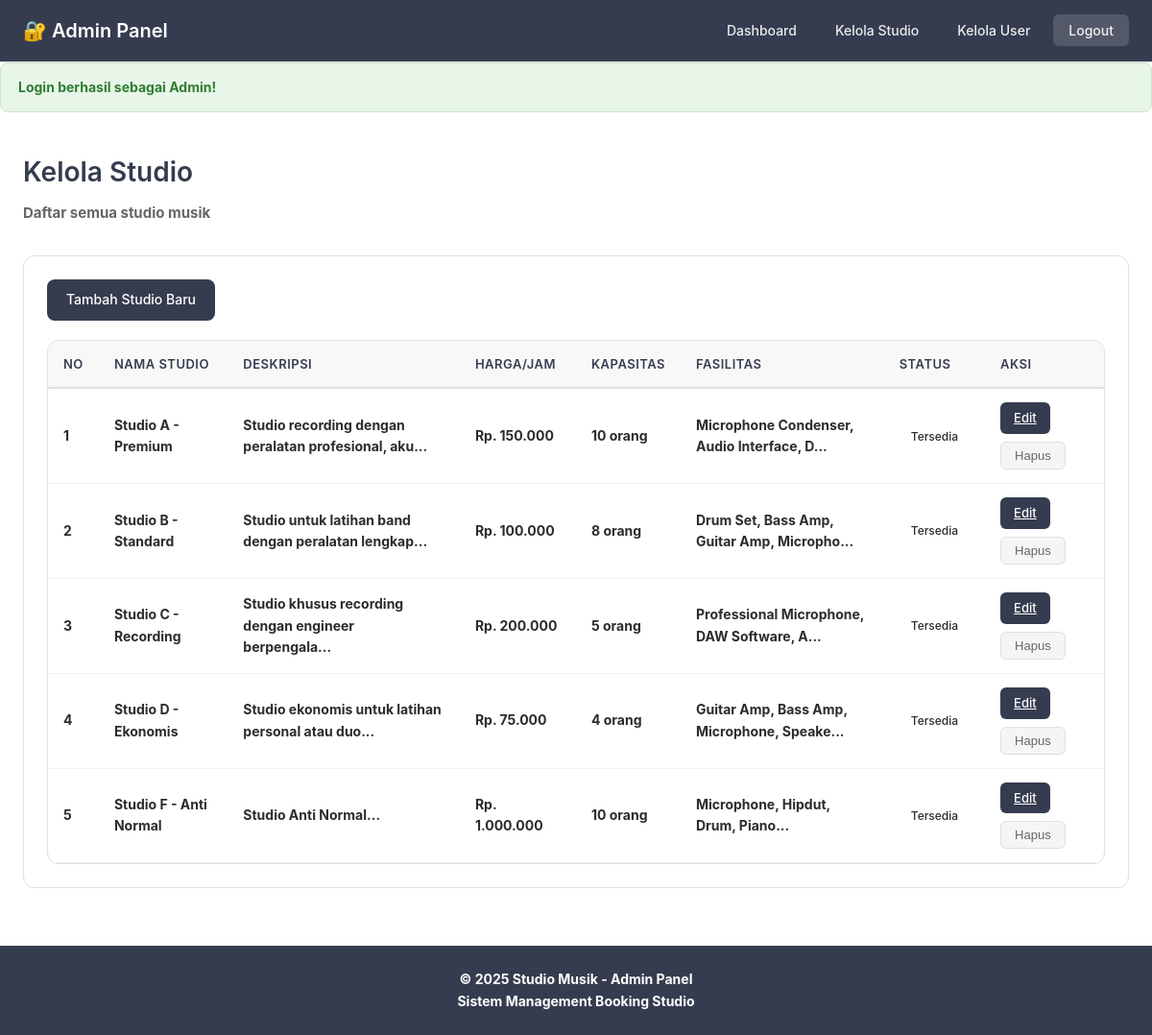
Page /public/index.php?url=admin/studios (signed in) on the earlier database version.
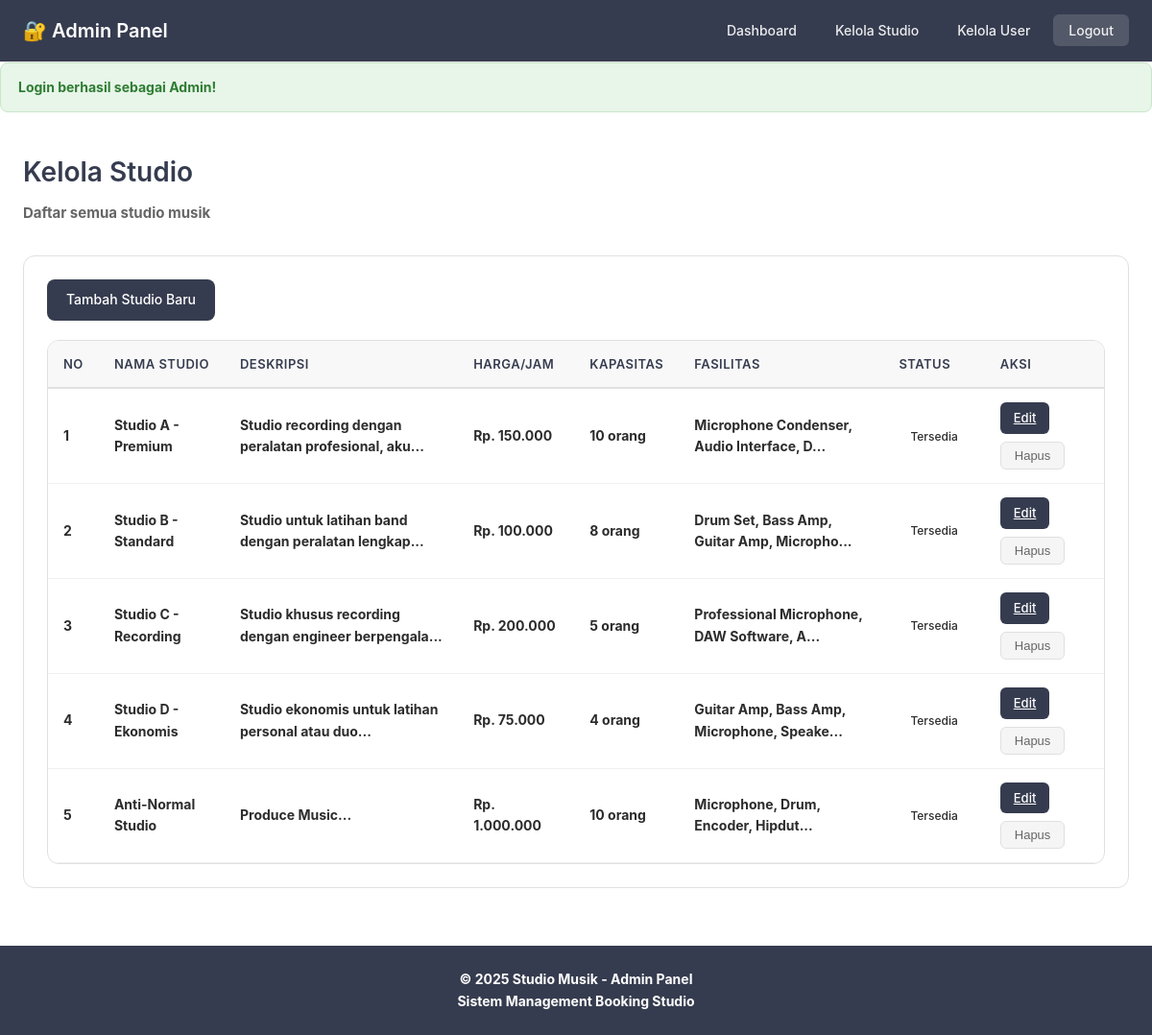
Same page on the later database version.
### tables this page shows
CREATE TABLE `studios` (
  `id_studio` int(11) NOT NULL,
  `nama_studio` varchar(100) NOT NULL,
  `deskripsi` text DEFAULT NULL,
  `harga_per_jam` decimal(10,2) NOT NULL,
  `fasilitas` text DEFAULT NULL,
  `kapasitas` int(11) NOT NULL,
  `gambar` varchar(255) DEFAULT NULL,
  `status_ketersediaan` enum('Tersedia','Tidak Tersedia') DEFAULT 'Tersedia',
  `created_at` timestamp NULL DEFAULT current_timestamp()
);

### app/controllers/AdminController.php (called while the page is built, shortened)
<?php
require_once __DIR__ . '/../../core/Controller.php';
class AdminController extends Controller {
    public function studios() {
        $studioModel = $this->model('Studio');
        $allStudios = $studioModel->all();
        $data = [
            'admin' => $_SESSION['admin'],
            'studios' => $allStudios,
            'title' => 'Kelola Studio'
        ];
        $this->view('admin/studios', $data);
    }
}
?>

### core/Model.php (called while the page is built, shortened)
<?php
class Model {
    protected $db;
    protected $table;
    public function __construct() {
        require_once __DIR__ . '/../config/Database.php';
        $database = new Database();
        $this->db = $database->getConnection();
    }
    public function all() {
        $query = "SELECT * FROM " . $this->table;
        $stmt = $this->db->prepare($query);
        $stmt->execute();
        return $stmt->fetchAll(PDO::FETCH_ASSOC);
    }
}
?>

### config/Database.php (called while the page is built, shortened)
<?php
class Database {
    private $host = "localhost";
    private $db_name = "studio_music";
    private $username = "root";
    private $password = "";
    public function getConnection() {
        $this->conn = null;
        try {
            $this->conn = new PDO(
                "mysql:host=" . $this->host . ";dbname=" . $this->db_name,
                $this->username,
                $this->password
            );
            $this->conn->setAttribute(PDO::ATTR_ERRMODE, PDO::ERRMODE_EXCEPTION);
            $this->conn->exec("set names utf8");
        } catch(PDOException $e) {
            echo "Connection Error: " . $e->getMessage();
        }
        return $this->conn;
    }
}
?>

### app/views/admin/studios.php (the view, shortened to what this page needs)
<?php include __DIR__ . '/header.php'; ?>
<div class="admin-dashboard-container">
    <div class="page-header">
        <h1>Kelola Studio</h1>
        <p>Daftar semua studio musik</p>
    </div>
    <div class="admin-section">
        <div style="margin-bottom: 20px;">
            <a href="/Studio-Music/public/index.php?url=admin/addStudio" class="btn btn-primary">
                Tambah Studio Baru
            </a>
        </div>
        <?php if (!empty($studios)): ?>
            <div class="table-responsive">
                <table class="booking-table">
                    <thead>
                        <tr>
                            <th>No</th>
                            <th>Nama Studio</th>
                            <th>Deskripsi</th>
                            <th>Harga/Jam</th>
                            <th>Kapasitas</th>
                            <th>Fasilitas</th>
                            <th>Status</th>
                            <th>Aksi</th>
                        </tr>
                    </thead>
                    <tbody>
                        <?php $no = 1; ?>
                        <?php foreach ($studios as $studio): ?>
                            <tr>
                                <td><?= $no++ ?></td>
                                <td><strong><?= htmlspecialchars($studio['nama_studio']) ?></strong></td>
                                <td><?= htmlspecialchars(substr($studio['deskripsi'], 0, 50)) ?>...</td>
                                <td>Rp. <?= number_format($studio['harga_per_jam'], 0, ',', '.') ?></td>
                                <td><?= $studio['kapasitas'] ?> orang</td>
                                <td><?= htmlspecialchars(substr($studio['fasilitas'], 0, 40)) ?>...</td>
                                <td>
                                    <span class="status-badge status-<?= strtolower($studio['status_ketersediaan']) ?>">
                                        <?= htmlspecialchars($studio['status_ketersediaan']) ?>
                                    </span>
                                </td>
                                <td>
                                    <div class="action-buttons">
                                        <a href="/Studio-Music/public/index.php?url=admin/editStudio/<?= $studio['id_studio'] ?>"
                                           class="btn-approve">
                                            Edit
                                        </a>
                                        <form method="POST" action="/Studio-Music/public/index.php?url=admin/deleteStudio" style="display: inline;">
                                            <button type="submit" class="btn-reject" onclick="return confirm('Yakin hapus studio ini?')">
                                                Hapus
                                            </button>
                                        </form>
                                    </div>
                                </td>
                            </tr>
                        <?php endforeach; ?>
                    </tbody>
                </table>
            </div>
        <?php else: ?>
            <div class="no-data">
                <p>Belum ada studio di sistem.</p>
            </div>
        <?php endif; ?>
    </div>
</div>
<?php include __DIR__ . '/footer.php'; ?>

### public/index.php (shortened to what this page needs)
<?php
require_once '../core/Controller.php';
require_once '../core/Model.php';
$url = isset($_GET['url']) ? $_GET['url'] : 'auth/login';
$url = rtrim($url, '/');
$url = filter_var($url, FILTER_SANITIZE_URL);
$url = explode('/', $url);
$controllerName = isset($url[0]) && !empty($url[0]) ? ucfirst($url[0]) . 'Controller' : 'AuthController';
$controllerFile = '../app/controllers/' . $controllerName . '.php';
if (file_exists($controllerFile)) {
    $controller = new $controllerName();
    $method = isset($url[1]) && !empty($url[1]) ? $url[1] : 'login';
    $params = isset($url[2]) ? array_slice($url, 2) : [];
    if (method_exists($controller, $method)) {
        call_user_func_array([$controller, $method], $params);
    } else {
        http_response_code(404);
        echo "404 - Method not found: " . $method;
    }
} else {
    http_response_code(404);
    echo "404 - Controller not found: " . $controllerName;
}
?>

### core/Controller.php (shortened to what this page needs)
<?php
class Controller {
    public function view($view, $data = []) {
        extract($data);
        $viewFile = __DIR__ . '/../app/views/' . $view . '.php';
        if (file_exists($viewFile)) {
            require_once $viewFile;
        } else {
            echo "View not found: " . $view;
        }
    }
    public function model($model) {
        $modelFile = __DIR__ . '/../app/models/' . $model . '.php';
        if (file_exists($modelFile)) {
            return new $model();
        } else {
            die("Model not found: " . $model);
        }
    }
}
?>

### app/views/admin/header.php (shortened to what this page needs)
<!DOCTYPE html>
<html lang="id">
<head>
    <link rel="stylesheet" href="/Studio-Music/public/css/minimalist.css">
</head>
<body>
    <nav class="navbar">
        <div class="navbar-container">
            <div class="navbar-brand">
                <h2>🔐 Admin Panel</h2>
            </div>
            <ul class="navbar-menu">
                <li><a href="/Studio-Music/public/index.php?url=admin/dashboard" class="nav-link">Dashboard</a></li>
                <li><a href="/Studio-Music/public/index.php?url=admin/studios" class="nav-link">Kelola Studio</a></li>
                <li><a href="/Studio-Music/public/index.php?url=admin/users" class="nav-link">Kelola User</a></li>
                <li><a href="/Studio-Music/public/index.php?url=admin/logout" class="nav-link logout">Logout</a></li>
            </ul>
        </div>
    </nav>
    <?php
    if (isset($_SESSION['flash'])) {
        $flash = $_SESSION['flash'];
        echo '<div class="alert alert-' . $flash['type'] . '">' . $flash['message'] . '</div>';
    }
    ?>
    <main class="main-content">

### app/views/admin/footer.php (shortened to what this page needs)
    </main>
    <footer class="footer">
        <div class="footer-container">
            <p>&copy; <?= date('Y') ?> Studio Musik - Admin Panel</p>
            <p>Sistem Management Booking Studio</p>
        </div>
    </footer>
</body>
</html>

### public/css/minimalist.css (style rules this page uses)
* { margin: 0; padding: 0; box-sizing: border-box; }
body { font-family: -apple-system, BlinkMacSystemFont, 'SF Pro Display'; background-color: #ffffff; color: #2c2c2c; line-height: 1.6; font-weight: 700; }
.navbar { background: #363c4f; padding: 16px 0; border-bottom: 1px solid #e0e0e0; }
.navbar-container { max-width: 1200px; margin: 0 auto; padding: 0 24px; display: flex; justify-content: space-between; align-items: center; }
.navbar-brand h2 { color: white; font-size: 20px; font-weight: 600; }
.navbar-menu { list-style: none; display: flex; gap: 8px; align-items: center; }
.nav-link { color: rgba(255, 255, 255, 0.9); text-decoration: none; font-weight: 500; font-size: 14px; transition: all 0.2s ease; padding: 8px 16px; border-radius: 6px; }
.nav-link.logout { background-color: rgba(255, 255, 255, 0.15); }
.main-content { max-width: 1200px; margin: 40px auto; padding: 0 24px; min-height: calc(100vh - 200px); }
.page-header { margin-bottom: 32px; }
.page-header h1 { font-size: 28px; color: #363c4f; margin-bottom: 8px; font-weight: 600; }
.page-header p, .page-header .subtitle { color: #666; font-size: 15px; }
.btn { padding: 10px 20px; border: none; border-radius: 8px; font-size: 14px; font-weight: 500; cursor: pointer; transition: all 0.2s ease; text-decoration: none; display: inline-block; text-align: center; }
.btn-primary { background: #363c4f; color: white; }
.btn-approve { background: #363c4f; color: white; padding: 6px 14px; border: none; border-radius: 6px; font-size: 13px; cursor: pointer; transition: all 0.2s; font-weight: 500; }
.btn-reject { background: #f5f5f5; color: #666; padding: 6px 14px; border: 1px solid #e0e0e0; border-radius: 6px; font-size: 13px; cursor: pointer; transition: all 0.2s; font-weight: 500; }
.table-responsive { overflow-x: auto; background: white; border: 1px solid #e0e0e0; border-radius: 12px; }
.booking-table { width: 100%; border-collapse: collapse; }
.booking-table thead { background: #f8f8f8; border-bottom: 2px solid #e0e0e0; }
.booking-table th { padding: 14px 16px; text-align: left; font-weight: 600; font-size: 13px; color: #363c4f; text-transform: uppercase; letter-spacing: 0.5px; }
.booking-table td { padding: 14px 16px; border-bottom: 1px solid #f0f0f0; font-size: 14px; color: #2c2c2c; }
.status-badge { padding: 4px 12px; border-radius: 12px; font-size: 12px; font-weight: 500; display: inline-block; }
.alert { padding: 14px 18px; border-radius: 8px; margin-bottom: 20px; font-size: 14px; }
.alert-success { background: #e8f5e9; color: #2e7d32; border: 1px solid #c8e6c9; }
.admin-section { background: white; padding: 24px; border-radius: 12px; border: 1px solid #e0e0e0; margin-bottom: 24px; }
.action-buttons { display: flex; gap: 8px; flex-wrap: wrap; }
.footer { background: #363c4f; color: white; text-align: center; padding: 24px; margin-top: 60px; }
.footer p { margin: 0; font-size: 14px; }

Differences in the rows shown:
removed studios: nama_studio "Studio F - Anti Normal", deskripsi "Studio Anti Normal", harga_per_jam "1.000.000", kapasitas "10", fasilitas "Microphone, Hipdut, Drum, Piano", status_ketersediaan "Tersedia"
added studios: nama_studio "Anti-Normal Studio", deskripsi "Produce Music", harga_per_jam "1.000.000", kapasitas "10", fasilitas "Microphone, Drum, Encoder, Hipdut", status_ketersediaan "Tersedia"
